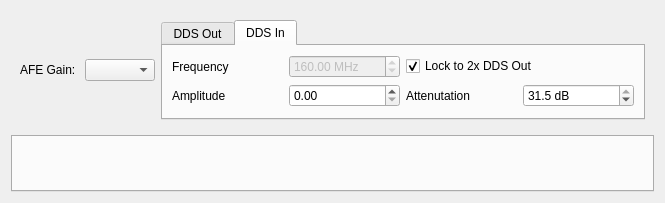
<?xml version="1.0" encoding="UTF-8"?>
<ui version="4.0">
 <class>ChannelWidget</class>
 <widget class="QWidget" name="ChannelWidget">
  <property name="geometry">
   <rect>
    <x>0</x>
    <y>0</y>
    <width>665</width>
    <height>203</height>
   </rect>
  </property>
  <property name="windowTitle">
   <string>Form</string>
  </property>
  <layout class="QVBoxLayout" name="verticalLayout">
   <item>
    <widget class="QWidget" name="afeDdsWidget" native="true">
     <layout class="QHBoxLayout" name="horizontalLayout_2">
      <item>
       <widget class="QLabel" name="afeGainLabel">
        <property name="sizePolicy">
         <sizepolicy hsizetype="Minimum" vsizetype="Preferred">
          <horstretch>0</horstretch>
          <verstretch>0</verstretch>
         </sizepolicy>
        </property>
        <property name="text">
         <string>AFE Gain: </string>
        </property>
       </widget>
      </item>
      <item>
       <widget class="QComboBox" name="afeGainBox">
        <property name="sizePolicy">
         <sizepolicy hsizetype="Minimum" vsizetype="Fixed">
          <horstretch>0</horstretch>
          <verstretch>0</verstretch>
         </sizepolicy>
        </property>
        <property name="maximumSize">
         <size>
          <width>70</width>
          <height>16777215</height>
         </size>
        </property>
       </widget>
      </item>
      <item>
       <widget class="QTabWidget" name="ddsTabWidget">
        <property name="sizePolicy">
         <sizepolicy hsizetype="Expanding" vsizetype="Minimum">
          <horstretch>0</horstretch>
          <verstretch>0</verstretch>
         </sizepolicy>
        </property>
        <property name="currentIndex">
         <number>1</number>
        </property>
        <widget class="QWidget" name="ddsOut">
         <property name="sizePolicy">
          <sizepolicy hsizetype="Preferred" vsizetype="Minimum">
           <horstretch>0</horstretch>
           <verstretch>0</verstretch>
          </sizepolicy>
         </property>
         <attribute name="title">
          <string>DDS Out</string>
         </attribute>
         <layout class="QGridLayout" name="gridLayout_3">
          <item row="1" column="1">
           <widget class="QLabel" name="ddsOutAmplitudeLabel">
            <property name="sizePolicy">
             <sizepolicy hsizetype="Preferred" vsizetype="Minimum">
              <horstretch>0</horstretch>
              <verstretch>0</verstretch>
             </sizepolicy>
            </property>
            <property name="text">
             <string>Amplitude</string>
            </property>
           </widget>
          </item>
          <item row="0" column="2">
           <widget class="QDoubleSpinBox" name="ddsOutFrequencyBox">
            <property name="suffix">
             <string> MHz</string>
            </property>
            <property name="minimum">
             <double>1.000000000000000</double>
            </property>
            <property name="maximum">
             <double>500.000000000000000</double>
            </property>
            <property name="value">
             <double>80.000000000000000</double>
            </property>
           </widget>
          </item>
          <item row="1" column="3">
           <widget class="QLabel" name="ddsOutAttenuationLabel">
            <property name="sizePolicy">
             <sizepolicy hsizetype="Minimum" vsizetype="Minimum">
              <horstretch>0</horstretch>
              <verstretch>0</verstretch>
             </sizepolicy>
            </property>
            <property name="text">
             <string>Attenutation</string>
            </property>
           </widget>
          </item>
          <item row="0" column="1">
           <widget class="QLabel" name="ddsOutFrequencyLabel">
            <property name="sizePolicy">
             <sizepolicy hsizetype="Preferred" vsizetype="Minimum">
              <horstretch>0</horstretch>
              <verstretch>0</verstretch>
             </sizepolicy>
            </property>
            <property name="text">
             <string>Frequency</string>
            </property>
           </widget>
          </item>
          <item row="1" column="2">
           <widget class="QDoubleSpinBox" name="ddsOutAmplitudeBox">
            <property name="maximum">
             <double>1.000000000000000</double>
            </property>
            <property name="singleStep">
             <double>0.100000000000000</double>
            </property>
            <property name="value">
             <double>1.000000000000000</double>
            </property>
           </widget>
          </item>
          <item row="1" column="4">
           <widget class="QDoubleSpinBox" name="ddsOutAttenuationBox">
            <property name="suffix">
             <string> dB</string>
            </property>
            <property name="decimals">
             <number>1</number>
            </property>
            <property name="minimum">
             <double>0.500000000000000</double>
            </property>
            <property name="maximum">
             <double>31.500000000000000</double>
            </property>
            <property name="singleStep">
             <double>0.500000000000000</double>
            </property>
            <property name="value">
             <double>31.500000000000000</double>
            </property>
           </widget>
          </item>
         </layout>
        </widget>
        <widget class="QWidget" name="ddsIn">
         <attribute name="title">
          <string>DDS In</string>
         </attribute>
         <layout class="QGridLayout" name="gridLayout_4">
          <item row="3" column="0">
           <widget class="QLabel" name="ddsInAmplitudeLabel">
            <property name="text">
             <string>Amplitude</string>
            </property>
           </widget>
          </item>
          <item row="0" column="1">
           <widget class="QDoubleSpinBox" name="ddsInFrequencyBox">
            <property name="enabled">
             <bool>false</bool>
            </property>
            <property name="suffix">
             <string> MHz</string>
            </property>
            <property name="maximum">
             <double>500.000000000000000</double>
            </property>
            <property name="value">
             <double>160.000000000000000</double>
            </property>
           </widget>
          </item>
          <item row="0" column="0">
           <widget class="QLabel" name="ddsInFrequencyLabel">
            <property name="enabled">
             <bool>true</bool>
            </property>
            <property name="text">
             <string>Frequency</string>
            </property>
           </widget>
          </item>
          <item row="3" column="1">
           <widget class="QDoubleSpinBox" name="ddsInAmplitudeBox">
            <property name="maximum">
             <double>1.000000000000000</double>
            </property>
            <property name="singleStep">
             <double>0.100000000000000</double>
            </property>
           </widget>
          </item>
          <item row="3" column="2">
           <widget class="QLabel" name="ddsInAttenuationLabel">
            <property name="sizePolicy">
             <sizepolicy hsizetype="Minimum" vsizetype="Preferred">
              <horstretch>0</horstretch>
              <verstretch>0</verstretch>
             </sizepolicy>
            </property>
            <property name="text">
             <string>Attenutation</string>
            </property>
           </widget>
          </item>
          <item row="3" column="3">
           <widget class="QDoubleSpinBox" name="ddsInAttenuationBox">
            <property name="suffix">
             <string> dB</string>
            </property>
            <property name="decimals">
             <number>1</number>
            </property>
            <property name="minimum">
             <double>0.500000000000000</double>
            </property>
            <property name="maximum">
             <double>31.500000000000000</double>
            </property>
            <property name="singleStep">
             <double>0.500000000000000</double>
            </property>
            <property name="value">
             <double>31.500000000000000</double>
            </property>
           </widget>
          </item>
          <item row="0" column="2" colspan="2">
           <widget class="QCheckBox" name="ddsIoFreqLinkCheckBox">
            <property name="sizePolicy">
             <sizepolicy hsizetype="Minimum" vsizetype="Fixed">
              <horstretch>0</horstretch>
              <verstretch>0</verstretch>
             </sizepolicy>
            </property>
            <property name="maximumSize">
             <size>
              <width>16777215</width>
              <height>16777215</height>
             </size>
            </property>
            <property name="layoutDirection">
             <enum>Qt::LeftToRight</enum>
            </property>
            <property name="text">
             <string>Lock to 2x DDS Out</string>
            </property>
            <property name="checked">
             <bool>true</bool>
            </property>
           </widget>
          </item>
         </layout>
        </widget>
       </widget>
      </item>
     </layout>
    </widget>
   </item>
   <item>
    <widget class="QTabWidget" name="IIRTabs">
     <property name="currentIndex">
      <number>-1</number>
     </property>
    </widget>
   </item>
  </layout>
 </widget>
 <resources/>
 <connections/>
</ui>
